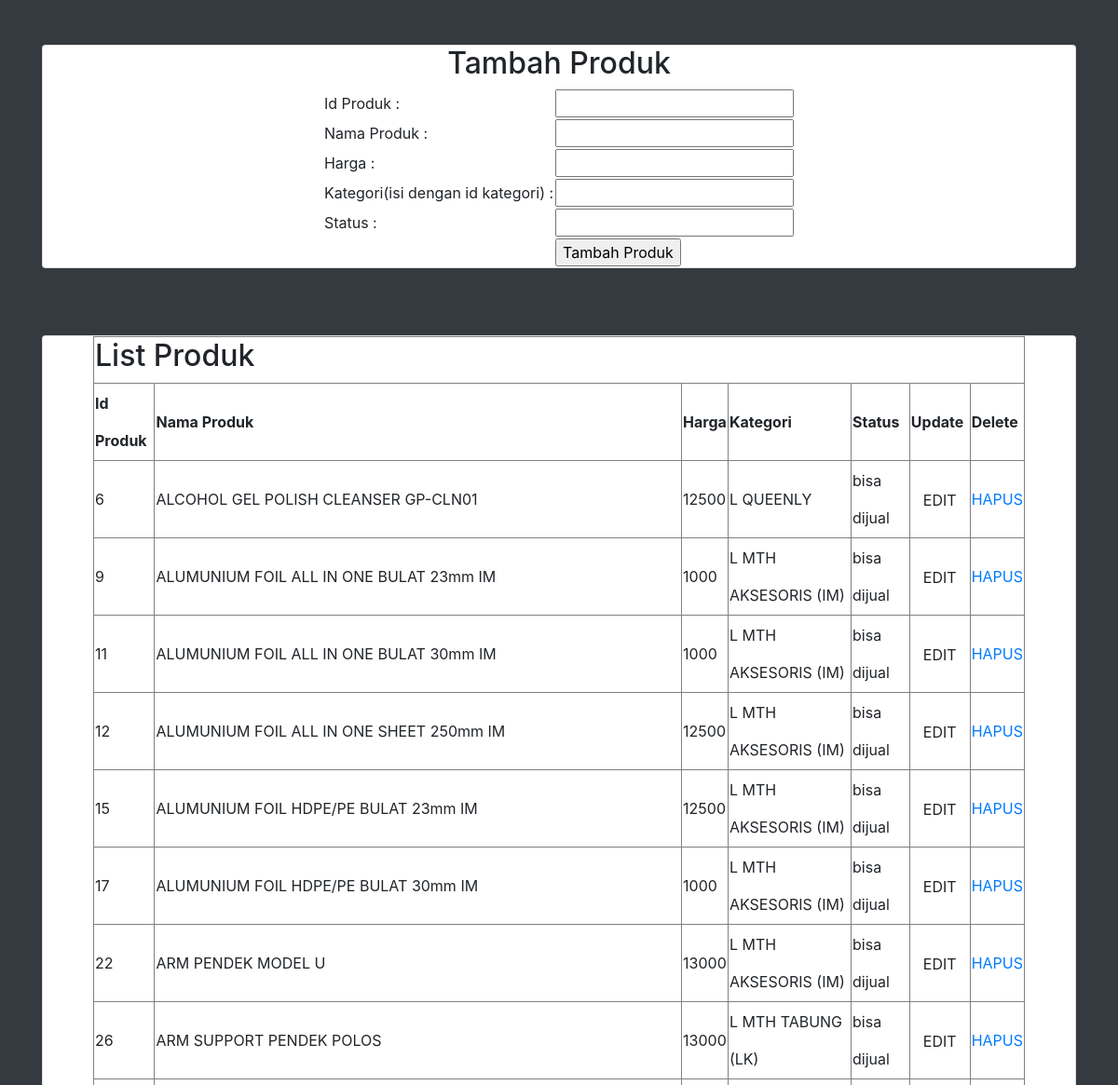
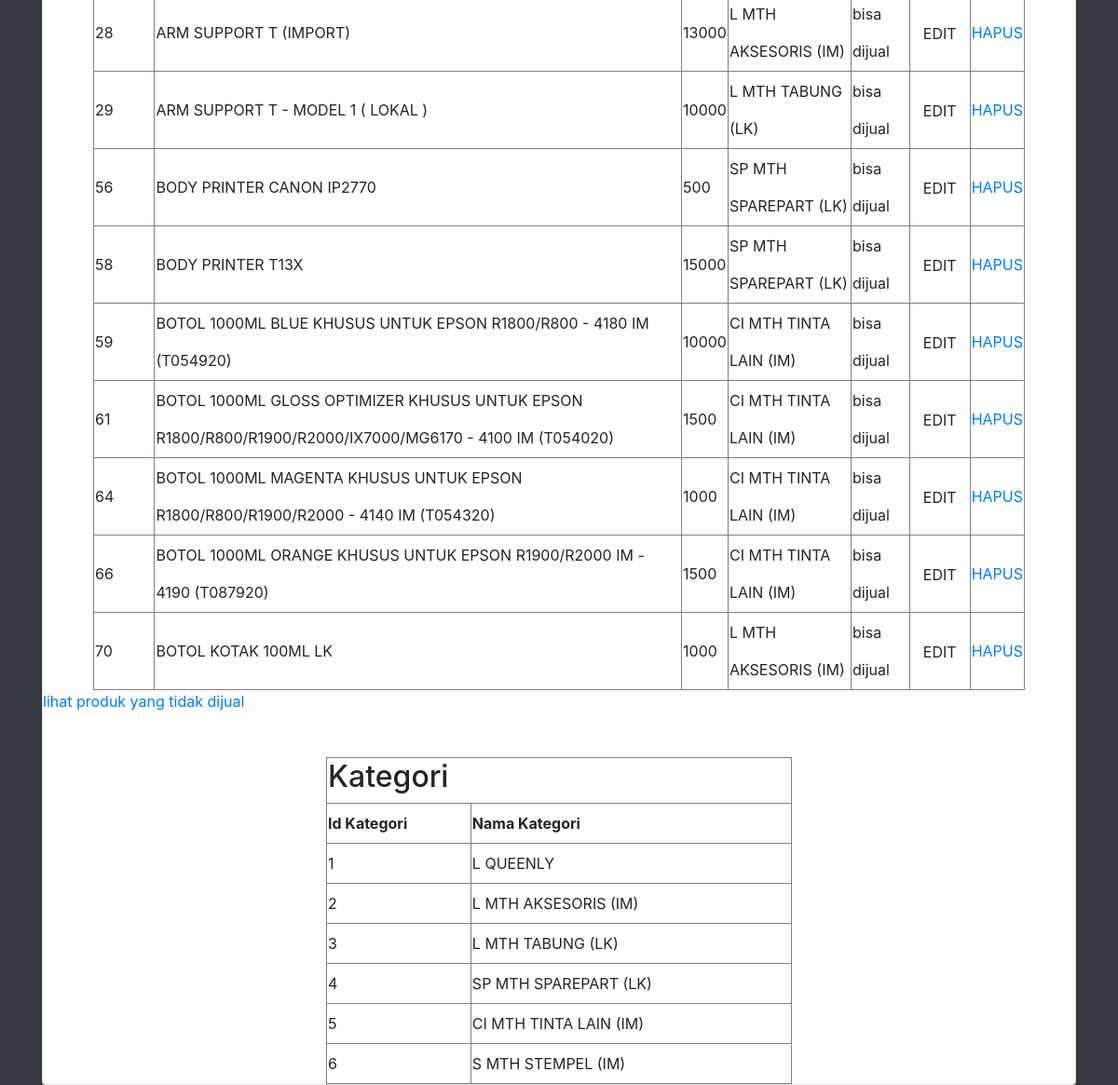
The app's page /home.php with its own data (2 pictures, top to bottom).
### tables this page shows
CREATE TABLE `produk` (
  `id_produk` int(11) NOT NULL,
  `nama_produk` varchar(255) NOT NULL,
  `harga` int(244) NOT NULL,
  `kategori_id` int(11) NOT NULL,
  `status_id` int(1) NOT NULL
);

CREATE TABLE `kategori` (
  `id_kategori` int(11) NOT NULL,
  `nama_kategori` varchar(255) NOT NULL
);

### home.php (the view, shortened to what this page needs)
<?php
require_once("conn.php");
    $query = " select * from produk p, kategori k where p.status_id = '1' and p.kategori_id = k.id_kategori";
    $query2 = "select * from kategori";
    $result = mysqli_query($conn,$query);
    $result2 =mysqli_query($conn,$query2);
?>
<!DOCTYPE html>
<html lang="en">
<head>
    <link rel="stylesheet" a href="CSS/bootstrap.css"/>
</head>
<body class="bg-dark">
        <div class ="container">
            <div class ="row">
                <div class ="col m-auto">
                    <div class ="card mt-5" align="center">
                    <form action="tambahProduk.php" method="post" form>
                    <table>
                    <tr>
                        <h2>Tambah Produk</h2>
                    <tr>
                        <tr>
				            <td>Id Produk :</td>
				            <td><input type="text" required name="idProduk"></td>
			            </tr>
			            <tr>
				            <td>Nama Produk :</td>
				            <td><input type="text" required name="namaProduk"></td>
		        	    </tr>
			            <tr>
				            <td>Harga :</td>
				            <td><input type="number" required name="harga"></td>
			            </tr>
                        <tr>
				            <td>Kategori(isi dengan id kategori) :</td>
				            <td><input type="text" required name="kategori"></td>
			            </tr>
                        <tr>
				            <td>Status : </td>
				            <td><input type="text" required name="status"></td>
			            </tr>
			            <tr>
				            <td></td>
				            <td><input type="submit" value="Tambah Produk"></td>
			            </tr>
                    </table>
                    </form>
                    </div>
                </div>
            </div>
        </div>
<br>
        <div class="container">
            <div class="row">
                <div class="col m-auto">
                    <div class="card mt-5">
                        <table table align="center" border="1px" style="width:1000px; line-height:40px;">
                            <tr>
                            <th colspan="7"><h2>List Produk</h2></th>
                            </tr>
                                <th> Id Produk </th>
                                <th> Nama Produk </th>
                                <th> Harga </th>
                                <th> Kategori </th>
                                <th> Status  </th>
                                <th> Update </th>
                                <th> Delete </th>
                            <?php
                                    while($row=mysqli_fetch_assoc($result))
                                    {
                                        $produkID= $row['id_produk'];
                                        $namaProduk = $row['nama_produk'];
                                        $harga = $row['harga'];
                                        $kategori = $row['nama_kategori'];
                                        if ($row['status_id'] == '1'){
                                            $status = "bisa dijual";
                                        }
                            ?>
                                    <tr>
                                        <td><?php echo $produkID ?></td>
                                        <td><?php echo $namaProduk ?></td>
                                        <td><?php echo $harga ?></td>
                                        <td><?php echo $kategori ?></td>
                                        <td><?php echo $status ?></td>
                                        <td><a href="editProduk.php?id=<?php echo $row['id_produk'];?>" class="btn btn-pencil">EDIT</a></td>
                                        <td><a href="deleteProduk.php?id=<?php echo $row['id_produk']; ?>" onclick ="return checkDelete()">HAPUS</a></td>
                                    </tr>
                            <?php
                                    }
                            ?>
                        </table>
                        <a href="notforsale.php">lihat produk yang tidak dijual</a> <br><br>
                        <table table align="center" border="1px" style="width:500px; line-height:40px;">
                            <tr>
                            <th colspan="7"><h2>Kategori</h2></th>
                            </tr>
                                <th> Id Kategori </th>
                                <th> Nama Kategori </th>
                            <?php
                                    while($row=mysqli_fetch_assoc($result2))
                                    {
                                        $idkategori= $row['id_kategori'];
                                        $namaKategori = $row['nama_kategori'];
                            ?>
                                    <tr>
                                        <td><?php echo $idkategori ?></td>
                                        <td><?php echo $namaKategori ?></td>
                                    </tr>
                            <?php
                                    }
                            ?>
                        </table>
                    </div>
                </div>
            </div>
        </div>
</body>
</html>

### records on screen
produk: id_produk "6", nama_produk "ALCOHOL GEL POLISH CLEANSER GP-CLN01", harga "12500", kategori.nama_kategori "L QUEENLY", status "bisa dijual"
produk: id_produk "9", nama_produk "ALUMUNIUM FOIL ALL IN ONE BULAT 23mm IM", harga "1000", kategori.nama_kategori "L MTH AKSESORIS (IM)", status "bisa dijual"
produk: id_produk "11", nama_produk "ALUMUNIUM FOIL ALL IN ONE BULAT 30mm IM", harga "1000", kategori.nama_kategori "L MTH AKSESORIS (IM)", status "bisa dijual"
produk: id_produk "12", nama_produk "ALUMUNIUM FOIL ALL IN ONE SHEET 250mm IM", harga "12500", kategori.nama_kategori "L MTH AKSESORIS (IM)", status "bisa dijual"
produk: id_produk "15", nama_produk "ALUMUNIUM FOIL HDPE/PE BULAT 23mm IM", harga "12500", kategori.nama_kategori "L MTH AKSESORIS (IM)", status "bisa dijual"
produk: id_produk "17", nama_produk "ALUMUNIUM FOIL HDPE/PE BULAT 30mm IM", harga "1000", kategori.nama_kategori "L MTH AKSESORIS (IM)", status "bisa dijual"
produk: id_produk "22", nama_produk "ARM PENDEK MODEL U", harga "13000", kategori.nama_kategori "L MTH AKSESORIS (IM)", status "bisa dijual"
produk: id_produk "26", nama_produk "ARM SUPPORT PENDEK POLOS", harga "13000", kategori.nama_kategori "L MTH TABUNG (LK)", status "bisa dijual"
produk: id_produk "28", nama_produk "ARM SUPPORT T (IMPORT)", harga "13000", kategori.nama_kategori "L MTH AKSESORIS (IM)", status "bisa dijual"
produk: id_produk "29", nama_produk "ARM SUPPORT T - MODEL 1 ( LOKAL )", harga "10000", kategori.nama_kategori "L MTH TABUNG (LK)", status "bisa dijual"
produk: id_produk "56", nama_produk "BODY PRINTER CANON IP2770", harga "500", kategori.nama_kategori "SP MTH SPAREPART (LK)", status "bisa dijual"
produk: id_produk "58", nama_produk "BODY PRINTER T13X", harga "15000", kategori.nama_kategori "SP MTH SPAREPART (LK)", status "bisa dijual"
produk: id_produk "59", nama_produk "BOTOL 1000ML BLUE KHUSUS UNTUK EPSON R1800/R800 - 4180 IM (T054920)", harga "10000", kategori.nama_kategori "CI MTH TINTA LAIN (IM)", status "bisa dijual"
produk: id_produk "61", nama_produk "BOTOL 1000ML GLOSS OPTIMIZER KHUSUS UNTUK EPSON R1800/R800/R1900/R2000/IX7000/MG6170 - 4100 IM (T054020)", harga "1500", kategori.nama_kategori "CI MTH TINTA LAIN (IM)", status "bisa dijual"
produk: id_produk "64", nama_produk "BOTOL 1000ML MAGENTA KHUSUS UNTUK EPSON R1800/R800/R1900/R2000 - 4140 IM (T054320)", harga "1000", kategori.nama_kategori "CI MTH TINTA LAIN (IM)", status "bisa dijual"
produk: id_produk "66", nama_produk "BOTOL 1000ML ORANGE KHUSUS UNTUK EPSON R1900/R2000 IM - 4190 (T087920)", harga "1500", kategori.nama_kategori "CI MTH TINTA LAIN (IM)", status "bisa dijual"
produk: id_produk "70", nama_produk "BOTOL KOTAK 100ML LK", harga "1000", kategori.nama_kategori "L MTH AKSESORIS (IM)", status "bisa dijual"
kategori: id_kategori "1", nama_kategori "L QUEENLY"
kategori: id_kategori "2", nama_kategori "L MTH AKSESORIS (IM)"
kategori: id_kategori "3", nama_kategori "L MTH TABUNG (LK)"
kategori: id_kategori "4", nama_kategori "SP MTH SPAREPART (LK)"
kategori: id_kategori "5", nama_kategori "CI MTH TINTA LAIN (IM)"
kategori: id_kategori "6", nama_kategori "S MTH STEMPEL (IM)"
